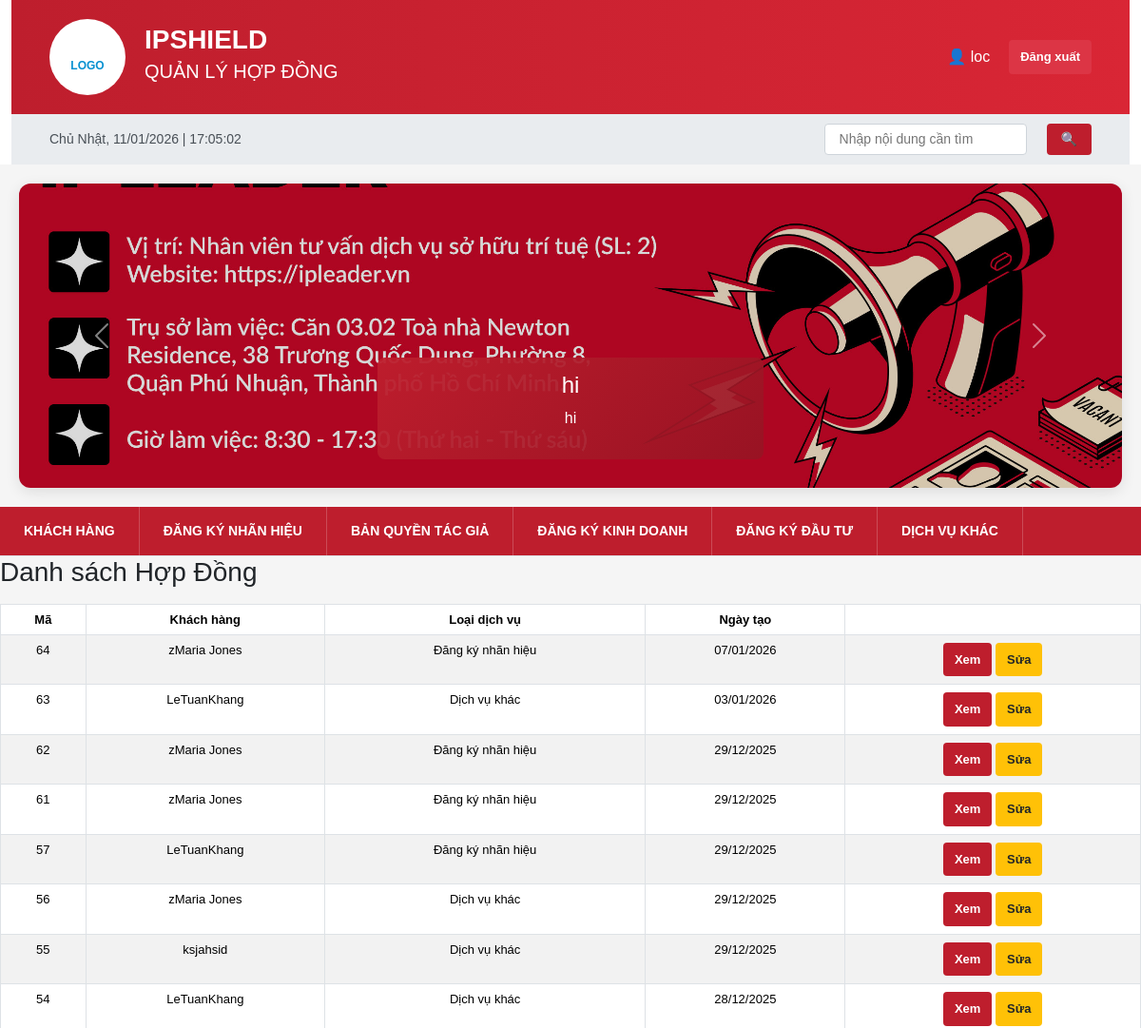
/contracts/ (signed in, upper part), run on an earlier commit of the app's database.
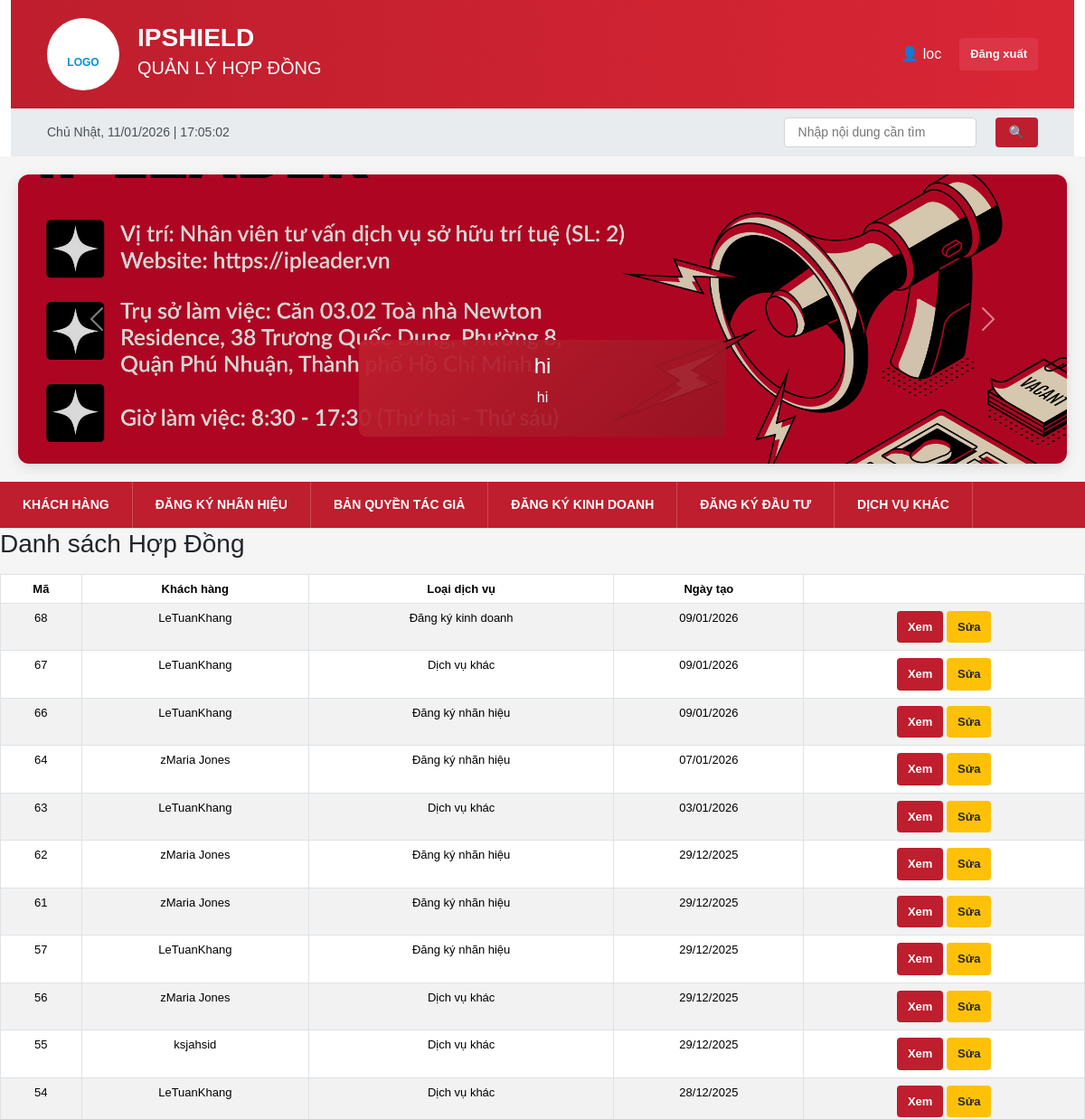
And on a later commit of the database.
### ipshieldapp/models.py (models this page shows, shortened)
class Slider(models.Model):
    title = models.CharField(max_length=255)
    description = models.CharField(max_length=255, blank=True)
    image = models.ImageField(upload_to='sliders/')
    is_active = models.BooleanField(default=True)

class Contract(models.Model):
    SERVICE_TYPE_CHOICES = (
        ('nhanhieu', 'Đăng ký nhãn hiệu'),
        ('banquyen', 'Bản quyền tác giả'),
        ('dkkd', 'Đăng ký kinh doanh'),
        ('dautu', 'Đăng ký đầu tư'),
        ('khac', 'Dịch vụ khác'),
    )
    CONTRACT_STATUS_CHOICES = (
        ('pending', 'Đang chờ xử lý'),
        ('processing', 'Đang xử lý'),
        ('completed', 'Hoàn thành'),
        ('paused', 'Ngưng'),
    )
    PAYMENT_TYPE_CHOICES = (
        ('full', 'Trả dứt điểm'),
        ('installment', 'Trả nhiều đợt'),
    )
    customer = models.ForeignKey(
        Customer,
        on_delete=models.CASCADE,
        related_name='contracts'
    )
    service_type = models.CharField(
        max_length=50,
        choices=SERVICE_TYPE_CHOICES
    )
    contract_no = models.CharField(max_length=50, unique=True)
    contract_value = models.DecimalField(
        max_digits=15,
        decimal_places=0,
        verbose_name='Giá trị hợp đồng'
    )
    payment_type = models.CharField(
        max_length=20,
        choices=PAYMENT_TYPE_CHOICES,
        verbose_name='Hình thức thanh toán'
    )
    prepaid_amount = models.DecimalField(
        max_digits=15,
        decimal_places=0,
        default=0,
        verbose_name='Số tiền trả trước'
    )
    payment_date = models.DateField(
        blank=True,
        null=True,
        verbose_name='Ngày thanh toán'
    )
    status = models.CharField(
        max_length=20,
        choices=CONTRACT_STATUS_CHOICES,
        default='pending'
    )
    created_at = models.DateTimeField(auto_now_add=True)
    updated_at = models.DateTimeField(default=timezone.now)
    class Meta:
        verbose_name = 'Hợp đồng'
        verbose_name_plural = 'Hợp đồng'
        indexes = [
            models.Index(fields=['contract_no']),
            models.Index(fields=['customer', 'status']),
            models.Index(fields=['created_at']),
        ]

class Customer(models.Model):
    CUSTOMER_TYPE_CHOICES = (
        ('personal', 'Cá nhân'),
        ('company', 'Doanh nghiệp'),
    )
    CUSTOMER_STATUS_CHOICES = (
        ('approved', 'Chờ duyệt'),
        ('pending', 'Đang xử lý'),
        ('completed', 'Hoàn tất'),
    )
    customer_type = models.CharField(
        max_length=20,
        choices=CUSTOMER_TYPE_CHOICES,
        default='personal',
        verbose_name='Loại khách hàng'
    )
    status = models.CharField(
        max_length=20,
        choices=CUSTOMER_STATUS_CHOICES,
        default='approved',
        verbose_name='Trạng thái'
    )
    customer_code = models.CharField(
        max_length=50,
        unique=True,
        verbose_name='Mã khách hàng'
    )
    name = models.CharField(
        max_length=255,
        verbose_name='Tên khách hàng'
    )
    address = models.CharField(
        max_length=255,
        verbose_name='Địa chỉ'
    )
    phone = models.CharField(
        max_length=20,
        validators=[phone_validator],
        verbose_name='Số điện thoại'
    )
    email = models.EmailField(
        verbose_name='Email'
    )
    cccd = models.CharField(
        max_length=20,
        validators=[number_validator],
        blank=True,
        null=True,
        verbose_name='Số CCCD'
    )
    tax_code = models.CharField(
        max_length=20,
        validators=[number_validator],
        blank=True,
        null=True,
        verbose_name='Mã số thuế'
    )
    manager = models.CharField(
        max_length=255,
        verbose_name='Người phụ trách'
    )
    position = models.CharField(
        max_length=100,
        verbose_name='Chức danh'
    )
    note = models.TextField(
        blank=True,
        null=True,
        verbose_name='Ghi chú'
    )
    created_at = models.DateTimeField(
        auto_now_add=True,
        verbose_name='Ngày tạo'
    )
    class Meta:
        verbose_name = 'Khách hàng'
        verbose_name_plural = 'Khách hàng'

### ipshieldapp/views.py (the view)
# urls.py: path("contracts/", views.contract_list, name="contract_list"),
def contract_list(request):
    contracts = Contract.objects.select_related("customer").order_by("-created_at")
    return render(request, "contract_list.html", {"contracts": contracts})

### ipshieldapp/context_processors.py (called while the page is built)
def global_sliders(request):
    return {
        'sliders': Slider.objects.filter(is_active=True)
    }

### templates/contract_list.html
{% extends "base.html" %}
{% block body_block %}
<h3 class="mb-3">Danh sách Hợp Đồng</h3>
<table class="table table-bordered table-striped">
    <thead>
        <tr>
            <th>Mã</th>
            <th>Khách hàng</th>
            <th>Loại dịch vụ</th>
            <th>Ngày tạo</th>
            <th></th>
        </tr>
    </thead>
    <tbody>
        {% for c in contracts %}
        <tr>
            <td>{{ c.id }}</td>
            <td>{{ c.customer.name }}</td>
            <td>{{ c.get_service_type_display }}</td>
            <td>{{ c.created_at|date:"d/m/Y" }}</td>
            <td>
                <a href="{% url 'contract_detail' c.id %}" class="btn btn-sm btn-info">Xem</a>
                <a href="{% url 'contract_edit' c.id %}" class="btn btn-sm btn-warning">Sửa</a>
            </td>
        </tr>
        {% empty %}
        <tr>
            <td colspan="5" class="text-center">Chưa có hợp đồng nào</td>
        </tr>
        {% endfor %}
    </tbody>
</table>
{% endblock %}

### templates/base.html (shortened to what this page needs)
{% load static %}
<head>
    <link href="https://cdn.jsdelivr.net/npm/bootstrap@5.3.8/dist/css/bootstrap.min.css" rel="stylesheet">
    <link href="{% static 'css/base.css' %}" rel="stylesheet">
</head>
    <div class="container">
        <div class="header">
            <div class="header-logo">
                <br>LOGO
            </div>
            <div class="header-title">
                <h1>IPSHIELD</h1>
                <h2>QUẢN LÝ HỢP ĐỒNG</h2>
            </div>
{% if user.is_authenticated %}
                    <span>
                        👤 {{ user.username }}
                    </span>
                    <a href="{% url 'logout' %}"
                       class="btn btn-sm btn-danger">
                        Đăng xuất
                    </a>
                {% endif %}
        </div>
                <div class="top-bar">
           <div id="realtime-clock"></div>
            <div class="language-selector d-flex align-items-center gap-3">
                 <input type="text" placeholder="Nhập nội dung cần tìm"
                    style="margin-left: 20px; padding: 5px 15px; border: 1px solid #ced4da; border-radius: 4px;">
                <button class="btn btn-primary" style="padding: 6px 15px; margin-left: 5px;">🔍</button>
            </div>
            </div>
        </div>
<div class="carousel-section" style="margin:20px; box-shadow:0 4px 15px rgba(0,0,0,0.1); border-radius:12px; overflow:hidden;">
    <div id="mainCarousel" class="carousel slide" data-bs-ride="carousel" data-bs-interval="3500">
        <div class="carousel-inner">
            {% for slider in sliders %}
            <div class="carousel-item {% if forloop.first %}active{% endif %}">
                <img src="{{ slider.image.url }}"
                     class="d-block w-100"
                     alt="{{ slider.title }}"
                     style="height:320px; object-fit:cover; filter:brightness(0.85);">
                <div class="carousel-caption d-none d-md-block"
                     style="background:linear-gradient(135deg, rgba(190,30,45,.95), rgba(150,20,35,.9));
                            padding:15px 30px;
                            border-radius:8px;
                            bottom:30px;
                            left:50%;
                            transform:translateX(-50%);
                            max-width:80%;">
                    <h4>{{ slider.title }}</h4>
                    <p>{{ slider.description }}</p>
                </div>
            </div>
            {% endfor %}
        </div>
        <button class="carousel-control-prev" type="button" data-bs-target="#mainCarousel" data-bs-slide="prev">
            <span class="carousel-control-prev-icon"></span>
        </button>
        <button class="carousel-control-next" type="button" data-bs-target="#mainCarousel" data-bs-slide="next">
            <span class="carousel-control-next-icon"></span>
        </button>
    </div>
</div>
{% if user.is_authenticated %}
<div class="nav-tabs">
    <a href="{% url 'home' %}" class="nav-tab">Khách hàng</a>
    <a href="{% url 'contract_search' %}" class="nav-tab">Đăng ký nhãn hiệu</a>
    <a href="{% url 'contract_copyright_search' %}" class="nav-tab">Bản quyền tác giả</a>
    <a href="{% url 'contract_business_search' %}" class="nav-tab">Ðăng ký kinh doanh</a>
    <a href="{% url 'contract_investment_search' %}" class="nav-tab">Ðăng ký đầu tư</a>
    <a href="{% url 'contract_other_service_search' %}" class="nav-tab">Dịch vụ khác</a>
</div>
{% endif %}
 {% block body_block %}
              {% endblock %}

### static/css/base.css (style rules this page uses)
* { margin: 0; padding: 0; box-sizing: border-box; }
.container { max-width: 100%; margin: 0 auto; background: white; }
.header { background: linear-gradient(to right, #BE1E2D, #d92635); color: white; padding: 20px 40px; display: flex; align-items: center; gap: 20px; }
.header-logo { width: 80px; height: 80px; background: white; border-radius: 50%; display: flex; align-items: center; justify-content: center; font-weight: bold; color: #0891d1; font-size: 12px; flex-shrink: 0; }
.header-title { flex: 1; }
.header h1 { font-size: 28px; margin-bottom: 5px; font-weight: bold; text-transform: uppercase; }
.header h2 { font-size: 20px; font-weight: normal; }
.top-bar { background: #e9ecef; padding: 10px 40px; display: flex; justify-content: space-between; align-items: center; font-size: 14px; color: #495057; }
.language-selector { display: flex; align-items: center; gap: 10px; }
.nav-tabs { display: flex; background: #BE1E2D; overflow-x: auto; }
.nav-tab { padding: 15px 25px; cursor: pointer; border: none; background: none; font-size: 14px; font-weight: 600; color: white; transition: all 0.3s; white-space: nowrap; text-transform: uppercase; border-right: 1px solid rgba(255, 255, 255, 0.2); }
.btn { padding: 10px 20px; border: none; border-radius: 4px; font-size: 14px; font-weight: 600; cursor: pointer; transition: all 0.3s; display: inline-flex; align-items: center; gap: 8px; }
.btn-primary { background: #BE1E2D; color: white; }
.btn-danger { background: #dc3545; color: white; padding: 8px 12px; font-size: 13px; }
.btn-warning { background: #ffc107; color: #212529; padding: 8px 12px; font-size: 13px; }
.btn-info { background: #BE1E2D; color: white; padding: 8px 12px; font-size: 13px; }
table { width: 100%; border-collapse: collapse; background: white; font-size: 13px; }
thead { background: #f8f9fa; color: #495057; }
th { padding: 12px 10px; text-align: center; font-weight: 600; font-size: 13px; border: 1px solid #dee2e6; white-space: nowrap; }
td { padding: 12px 10px; border: 1px solid #dee2e6; font-size: 13px; text-align: center; }
.nav-tab { text-decoration: none; }
#mainCarousel .carousel-item { transition: transform 1s ease-in-out, opacity 0.8s ease-in-out; }
#mainCarousel .carousel-item img { transition: transform 3.5s ease-out; transform: scale(1); }
#mainCarousel .carousel-item.active img { transform: scale(1.05); }
#mainCarousel .carousel-caption { opacity: 0; transform: translateX(-50%) translateY(20px); transition: all 0.8s ease-out 0.3s; }
#mainCarousel .carousel-item.active .carousel-caption { opacity: 1; transform: translateX(-50%) translateY(0); }
#mainCarousel .carousel-control-prev span, #mainCarousel .carousel-control-next span { transition: all 0.3s ease; }

What changed in the data, as far as the page shows it:
added Contract: id "68", customer.name "LeTuanKhang", service_type "Đăng ký kinh doanh", created_at "09/01/2026"
added Contract: id "67", customer.name "LeTuanKhang", service_type "Dịch vụ khác", created_at "09/01/2026"
added Contract: id "66", customer.name "LeTuanKhang", service_type "Đăng ký nhãn hiệu", created_at "09/01/2026"
